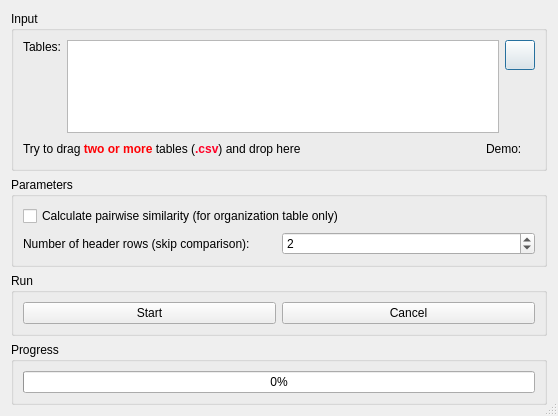
<?xml version="1.0" encoding="UTF-8"?>
<ui version="4.0">
 <class>compareTable</class>
 <widget class="QDialog" name="compareTable">
  <property name="geometry">
   <rect>
    <x>0</x>
    <y>0</y>
    <width>558</width>
    <height>416</height>
   </rect>
  </property>
  <property name="windowTitle">
   <string>Compare table</string>
  </property>
  <property name="sizeGripEnabled">
   <bool>true</bool>
  </property>
  <layout class="QGridLayout" name="gridLayout_3">
   <item row="0" column="0">
    <widget class="QGroupBox" name="groupBox_4">
     <property name="title">
      <string>Input</string>
     </property>
     <layout class="QGridLayout" name="gridLayout_2">
      <item row="0" column="0">
       <layout class="QVBoxLayout" name="verticalLayout">
        <item>
         <widget class="QLabel" name="label_4">
          <property name="text">
           <string>Tables:</string>
          </property>
         </widget>
        </item>
        <item>
         <spacer name="verticalSpacer">
          <property name="orientation">
           <enum>Qt::Vertical</enum>
          </property>
          <property name="sizeHint" stdset="0">
           <size>
            <width>20</width>
            <height>40</height>
           </size>
          </property>
         </spacer>
        </item>
       </layout>
      </item>
      <item row="0" column="1">
       <widget class="QListWidget" name="listWidget">
        <property name="acceptDrops">
         <bool>true</bool>
        </property>
        <property name="toolTip">
         <string>try to drag to reorder</string>
        </property>
        <property name="tabKeyNavigation">
         <bool>true</bool>
        </property>
        <property name="dragEnabled">
         <bool>true</bool>
        </property>
        <property name="dragDropOverwriteMode">
         <bool>false</bool>
        </property>
        <property name="dragDropMode">
         <enum>QAbstractItemView::InternalMove</enum>
        </property>
        <property name="defaultDropAction">
         <enum>Qt::MoveAction</enum>
        </property>
        <property name="alternatingRowColors">
         <bool>true</bool>
        </property>
        <property name="selectionMode">
         <enum>QAbstractItemView::ExtendedSelection</enum>
        </property>
        <property name="selectionRectVisible">
         <bool>false</bool>
        </property>
       </widget>
      </item>
      <item row="0" column="2">
       <layout class="QVBoxLayout" name="verticalLayout_2">
        <item>
         <widget class="QPushButton" name="pushButton_3">
          <property name="sizePolicy">
           <sizepolicy hsizetype="Fixed" vsizetype="Fixed">
            <horstretch>0</horstretch>
            <verstretch>0</verstretch>
           </sizepolicy>
          </property>
          <property name="minimumSize">
           <size>
            <width>30</width>
            <height>30</height>
           </size>
          </property>
          <property name="maximumSize">
           <size>
            <width>30</width>
            <height>30</height>
           </size>
          </property>
          <property name="styleSheet">
           <string notr="true"/>
          </property>
          <property name="text">
           <string/>
          </property>
         </widget>
        </item>
        <item>
         <widget class="QToolButton" name="toolButton_T">
          <property name="minimumSize">
           <size>
            <width>30</width>
            <height>30</height>
           </size>
          </property>
          <property name="maximumSize">
           <size>
            <width>30</width>
            <height>30</height>
           </size>
          </property>
          <property name="text">
           <string/>
          </property>
          <property name="icon">
           <iconset resource="../myRes.qrc">
            <normaloff>:/picture/resourses/delete.png</normaloff>:/picture/resourses/delete.png</iconset>
          </property>
          <property name="iconSize">
           <size>
            <width>26</width>
            <height>26</height>
           </size>
          </property>
          <property name="shortcut">
           <string>Del</string>
          </property>
          <property name="autoRaise">
           <bool>true</bool>
          </property>
         </widget>
        </item>
        <item>
         <spacer name="verticalSpacer_2">
          <property name="orientation">
           <enum>Qt::Vertical</enum>
          </property>
          <property name="sizeHint" stdset="0">
           <size>
            <width>20</width>
            <height>40</height>
           </size>
          </property>
         </spacer>
        </item>
       </layout>
      </item>
      <item row="1" column="0" colspan="3">
       <layout class="QHBoxLayout" name="horizontalLayout">
        <item>
         <widget class="QLabel" name="label_14">
          <property name="text">
           <string>&lt;html&gt;&lt;head/&gt;&lt;body&gt;&lt;p&gt;Try to drag &lt;span style=&quot; font-weight:600; color:#ff0105;&quot;&gt;two or more&lt;/span&gt; tables (&lt;span style=&quot; font-weight:600; color:#ff0026;&quot;&gt;.csv&lt;/span&gt;) and drop here&lt;/p&gt;&lt;/body&gt;&lt;/html&gt;</string>
          </property>
          <property name="openExternalLinks">
           <bool>true</bool>
          </property>
         </widget>
        </item>
        <item>
         <spacer name="horizontalSpacer">
          <property name="orientation">
           <enum>Qt::Horizontal</enum>
          </property>
          <property name="sizeHint" stdset="0">
           <size>
            <width>135</width>
            <height>20</height>
           </size>
          </property>
         </spacer>
        </item>
        <item>
         <widget class="QLabel" name="label_3">
          <property name="text">
           <string>Demo:</string>
          </property>
         </widget>
        </item>
        <item>
         <widget class="ClickedLableGif" name="label_2">
          <property name="toolTip">
           <string>Brief example</string>
          </property>
          <property name="text">
           <string/>
          </property>
         </widget>
        </item>
       </layout>
      </item>
     </layout>
    </widget>
   </item>
   <item row="1" column="0">
    <widget class="QGroupBox" name="groupBox">
     <property name="title">
      <string>Parameters</string>
     </property>
     <layout class="QGridLayout" name="gridLayout">
      <item row="2" column="1">
       <widget class="QSpinBox" name="spinBox">
        <property name="value">
         <number>2</number>
        </property>
       </widget>
      </item>
      <item row="2" column="0">
       <widget class="QLabel" name="label">
        <property name="text">
         <string>Number of header rows (skip comparison):</string>
        </property>
       </widget>
      </item>
      <item row="1" column="0" colspan="2">
       <widget class="QCheckBox" name="checkBox">
        <property name="text">
         <string>Calculate pairwise similarity (for organization table only)</string>
        </property>
       </widget>
      </item>
     </layout>
    </widget>
   </item>
   <item row="2" column="0">
    <widget class="QGroupBox" name="groupBox_3">
     <property name="title">
      <string>Run</string>
     </property>
     <layout class="QGridLayout" name="gridLayout_5" columnstretch="1,1">
      <item row="0" column="0">
       <widget class="ArrowPushButton" name="pushButton">
        <property name="text">
         <string>Start</string>
        </property>
        <property name="icon">
         <iconset resource="../myRes.qrc">
          <normaloff>:/picture/resourses/if_start_60207.png</normaloff>:/picture/resourses/if_start_60207.png</iconset>
        </property>
       </widget>
      </item>
      <item row="0" column="1">
       <widget class="QPushButton" name="pushButton_2">
        <property name="text">
         <string>Cancel</string>
        </property>
        <property name="icon">
         <iconset resource="../myRes.qrc">
          <normaloff>:/picture/resourses/if_Delete_1493279.png</normaloff>:/picture/resourses/if_Delete_1493279.png</iconset>
        </property>
       </widget>
      </item>
     </layout>
    </widget>
   </item>
   <item row="3" column="0">
    <widget class="QGroupBox" name="groupBox_2">
     <property name="title">
      <string>Progress</string>
     </property>
     <layout class="QGridLayout" name="gridLayout_4">
      <item row="0" column="0">
       <widget class="QProgressBar" name="progressBar">
        <property name="value">
         <number>0</number>
        </property>
       </widget>
      </item>
     </layout>
    </widget>
   </item>
  </layout>
 </widget>
 <customwidgets>
  <customwidget>
   <class>ArrowPushButton</class>
   <extends>QPushButton</extends>
   <header>src.CustomWidget.h</header>
  </customwidget>
  <customwidget>
   <class>ClickedLableGif</class>
   <extends>QLabel</extends>
   <header>src.CustomWidget.h</header>
  </customwidget>
 </customwidgets>
 <resources>
  <include location="../myRes.qrc"/>
 </resources>
 <connections/>
</ui>
